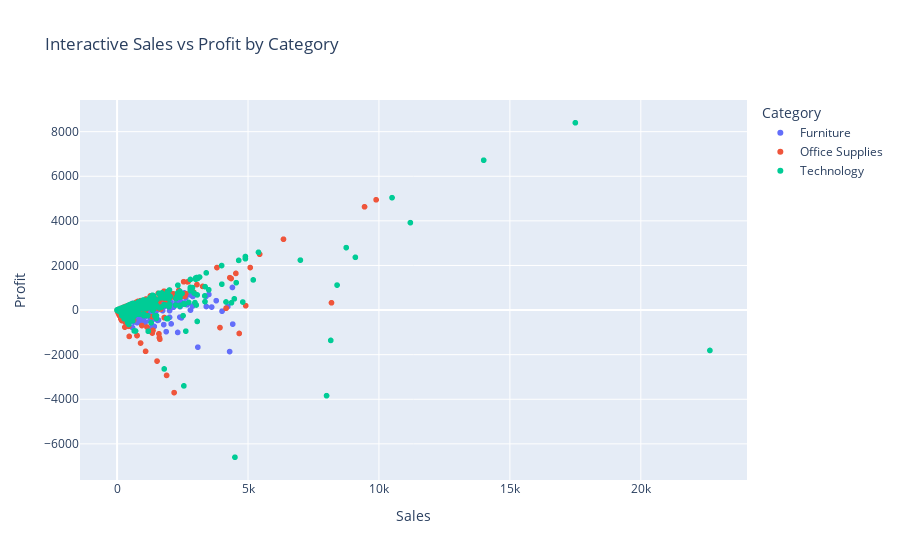

The code cell stored with this chart in its notebook:
### Markdown cell above
Sales vs Profit (Interactive Scatterplot)

### Code cell
fig = px.scatter(df, x="Sales", y="Profit", color = "Category",
                 hover_data=["Sub-Category","Region"],
                 title="Interactive Sales vs Profit by Category")
fig.show()

### Figure 1 — Plotly figure (JSON) as saved in the notebook; plotly's stock layout.template omitted (floating-point values rounded to 4 significant figures; data arrays with more than 128 entries replaced by an {"elided": "..."} marker saying what was removed)
{"data": [{"customdata": {"elided": "2121x2 str values"}, "hovertemplate": "Category=Furniture<br>Sales=%{x}<br>Profit=%{y}<br>Sub-Category=%{customdata[0]}<br>Region=%{customdata[1]}<extra></extra>", "legendgroup": "Furniture", "marker": {"color": "#636efa", "symbol": "circle"}, "mode": "markers", "name": "Furniture", "showlegend": true, "type": "scattergl", "x": {"elided": "2121 float values"}, "xaxis": "x", "y": {"elided": "2121 float values"}, "yaxis": "y"}, {"customdata": {"elided": "6026x2 str values"}, "hovertemplate": "Category=Office Supplies<br>Sales=%{x}<br>Profit=%{y}<br>Sub-Category=%{customdata[0]}<br>Region=%{customdata[1]}<extra></extra>", "legendgroup": "Office Supplies", "marker": {"color": "#EF553B", "symbol": "circle"}, "mode": "markers", "name": "Office Supplies", "showlegend": true, "type": "scattergl", "x": {"elided": "6026 float values"}, "xaxis": "x", "y": {"elided": "6026 float values"}, "yaxis": "y"}, {"customdata": {"elided": "1847x2 str values"}, "hovertemplate": "Category=Technology<br>Sales=%{x}<br>Profit=%{y}<br>Sub-Category=%{customdata[0]}<br>Region=%{customdata[1]}<extra></extra>", "legendgroup": "Technology", "marker": {"color": "#00cc96", "symbol": "circle"}, "mode": "markers", "name": "Technology", "showlegend": true, "type": "scattergl", "x": {"elided": "1847 float values"}, "xaxis": "x", "y": {"elided": "1847 float values"}, "yaxis": "y"}], "layout": {"legend": {"title": {"text": "Category"}, "tracegroupgap": 0}, "title": {"text": "Interactive Sales vs Profit by Category"}, "xaxis": {"anchor": "y", "domain": [0, 1], "title": {"text": "Sales"}}, "yaxis": {"anchor": "x", "domain": [0, 1], "title": {"text": "Profit"}}}}
